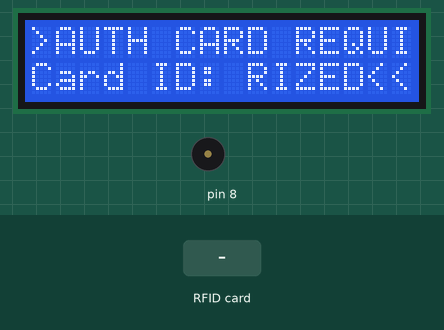
Recording of a sketch running on a simulated Arduino Uno, built with avr-gcc and run on an emulated ATmega328P. Parts: 16×2 character LCD, buzzer (waves = sounding). The test bench sets the inputs (shaded band). What the sketch prints to the serial monitor is not drawn.

Above: at 1.3 s.
1.4 s: RFID card EA 59 61 02 held to the reader
At 2.3 s:
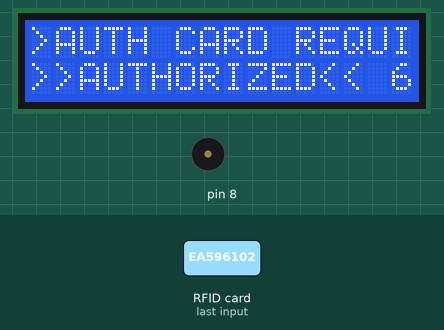
At 3.1 s:
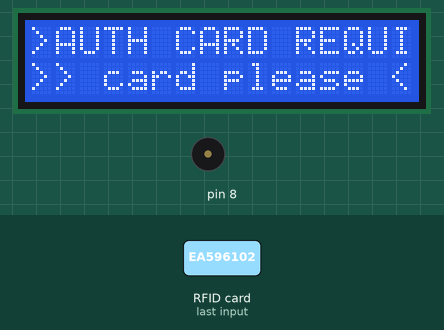
3.9 s: RFID card 5E 7A 19 C4 held to the reader
At 4.8 s:
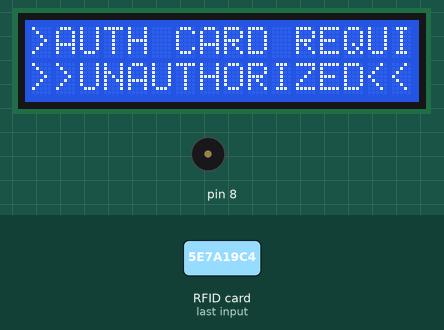
Timing chart, 0 to 6.9 s (numbered marks = the images above; inputs shaded):
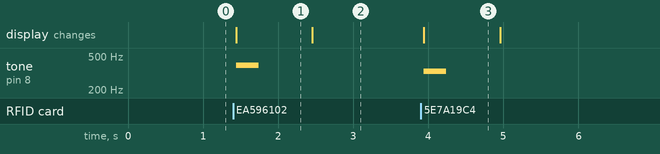

The sketch:

RFID_arduinotest1.ino
```cpp
#include <Wire.h>
#include <LiquidCrystal_I2C.h>
#include <SPI.h>
#include <MFRC522.h>

#define SS_PIN 10
#define RST_PIN 9
MFRC522 mfrc522(SS_PIN, RST_PIN);   // Create MFRC522 instance.
LiquidCrystal_I2C lcd(0x3F, 16, 2);

void setup()
{
  Serial.begin(9600);   // Initiate a serial communication
  SPI.begin();      // Initiate  SPI bus
  mfrc522.PCD_Init();   // Initiate MFRC522
  Serial.println("Approximate your card to the reader...");
  Serial.println();
  lcd.init();
  lcd.backlight(); // backlight를 On 시킵니다.
  lcd.print(">AUTH CARD REQUIRED!");
  lcd.setCursor(0,1);
  lcd.print(">>UNAUTHORIZED<<");
  lcd.setCursor(0,2);
  lcd.print("Card ID: ");

}
void loop()
{
  // Look for new cards
  if ( ! mfrc522.PICC_IsNewCardPresent())
  {
    return;
  }
  // Select one of the cards
  if ( ! mfrc522.PICC_ReadCardSerial())
  {
    return;
  }
  //Show UID on serial monitor
  Serial.print("UID tag :");
  String content= "";
  byte letter;
  for (byte i = 0; i < mfrc522.uid.size; i++)
  {
     Serial.print(mfrc522.uid.uidByte[i] < 0x10 ? " 0" : " ");
     Serial.print(mfrc522.uid.uidByte[i], HEX);
     content.concat(String(mfrc522.uid.uidByte[i] < 0x10 ? " 0" : " "));
     content.concat(String(mfrc522.uid.uidByte[i], HEX));
  }
  Serial.println();
  Serial.print("Message : ");
  content.toUpperCase();
  lcd.setCursor(9,2);
  lcd.print(content.substring(1));
  if (content.substring(1) == "EA 59 61 02") //change here the UID of the card/cards that you want to give access
  {
    Serial.println("Authorized access");
    Serial.println();
    lcd.setCursor(0,1);
    lcd.print(">>AUTHORIZED<<");
    tone(8, 392, 300);
    delay(1000);
  }

 else   {
    Serial.println(" Access denied");
    lcd.setCursor(0,1);
    lcd.print(">>UNAUTHORIZED<<");
    tone(8, 330, 300);
    delay(1000);
  }
      lcd.setCursor(0,1);
    lcd.print(">> card please <<");
}
```

Measured:
- after the input at 1.4 s, tone on pin 8: silent → 392 Hz at once, → silent 0.30 s later; the display: changes at once (image 1)
- after the input at 3.9 s, tone on pin 8: silent → 330 Hz at once, → silent 0.30 s later; the display: changes at once (image 3)
- what the display in image 1 shows lasts 1.1 s, from 1.4 s to 2.5 s
